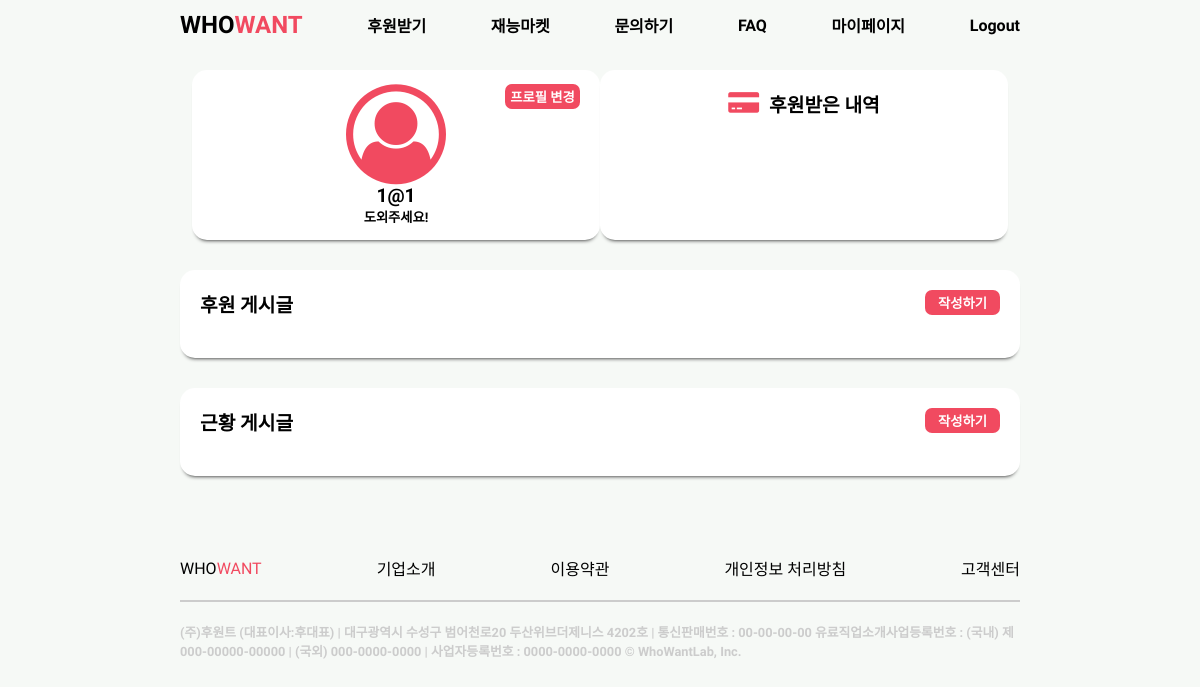
The app's page /sponserpage/ (signed in), older data.
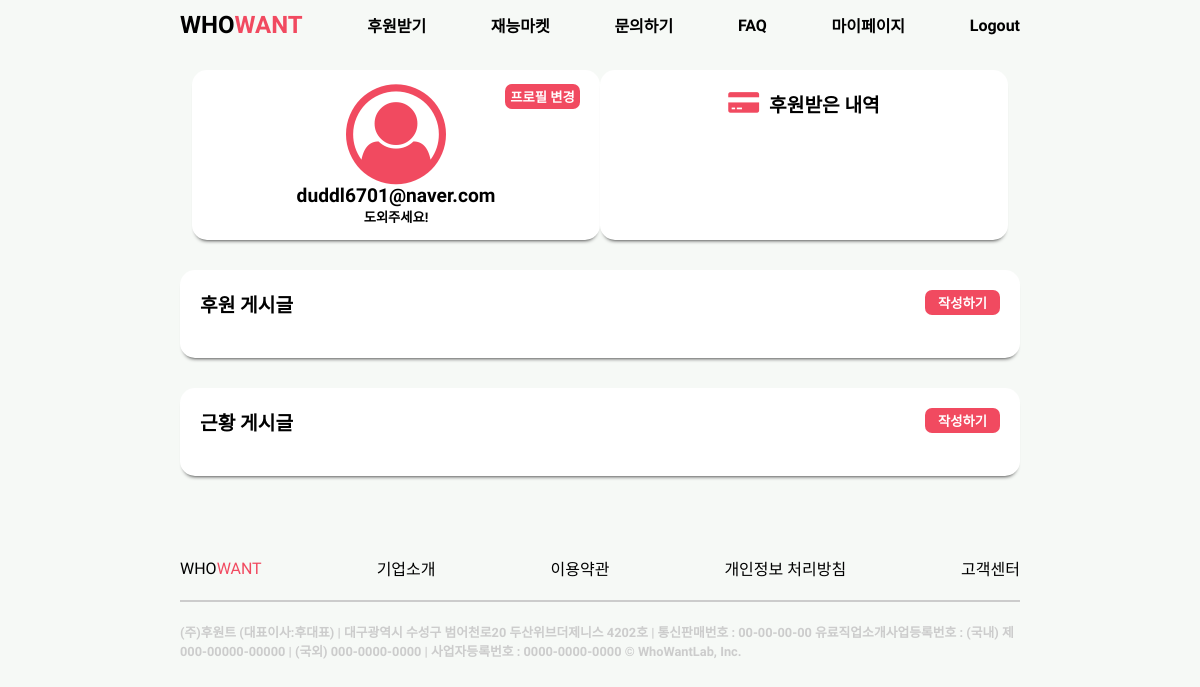
The same page, newer data.
### user_info/models.py (models this page shows, shortened)
class UserInfo(models.Model):
    user_nickname = models.CharField(null=True, max_length=10)
    user_email = models.CharField(null=True, max_length = 30)
    user_phone = models.CharField(null=True, max_length = 30, unique=True)
    user_image = models.ImageField(upload_to='userinfo/', blank=True, null=True)
    user_name = models.CharField(null=True, max_length = 20)
    user_account_name = models.CharField(null=True, max_length = 20)
    user_account = models.CharField(null=True, max_length = 30)
    user_totalcash = models.IntegerField(null=True, default=0)
    user_description = models.TextField(default="도외주세요!")
    user_totaldonate = models.IntegerField(default=0, null=True)
    cash = models.IntegerField(null=True, default=0)
    qua = models.CharField(null=True, max_length = 30, blank=True, default="no")

### user_info/views.py (the view)
# urls.py: path('sponserpage/', views.sponserpage, name="sponserpage"),
def sponserpage(request):
    user = CustomUser.objects.get(email=request.user.email)
    whos = whodonate.objects.filter(whogetmoney=user)
    posts = Post.objects.filter(writer=request.user)
    paginator = Paginator(posts, 8)
    page = request.GET.get('page')
    posts = paginator.get_page(page)
    user_profile = UserInfo.objects.get(user_email = request.user)
    recent_posts = Post1.objects.filter(writer=request.user).order_by('-post_time')
    recent_paginator = Paginator(recent_posts, 8)
    recent_page = request.GET.get('page')
    recent_posts = recent_paginator.get_page(recent_page)
    return render(request, 'sponserpage.html', {'whos' : whos, 'posts': posts, 'recent_posts':recent_posts , 'user_profile':user_profile})

### user_info/models.py (called while the page is built)
    def __str__(self):
        return self.email

### user_info/templates/sponserpage.html (shortened to what this page needs)
<!doctype html>
{% load static %}
<html lang="kor">
<head>
    <link rel="stylesheet" type="text/css" href="{% static 'sponserpage.css' %}">
    <link rel="stylesheet" href="https://maxcdn.bootstrapcdn.com/font-awesome/4.7.0/css/font-awesome.min.css">
    <link rel="stylesheet" href="https://unpkg.com/swiper/swiper-bundle.min.css"/>
</head>
<body>
<div class="header">
    <ul>
        <li><a href="{% url 'user_info:home' %}" class="logo">WHO<span>WANT</span></a></li>
        <li><a href="{% url 'list:helpWrite' %}" class="navItem">후원받기</a></li>
        <li><a href="{% url 'market:market_view' %}" class="navItem">재능마켓</a></li>
        <li><a href="{% url 'inquiry:CS' %}" class="navItem">문의하기</a></li>
        <li><a href="{% url 'inquiry:FAQ' %}" class="navItem">FAQ</a></li>
        <li><a href="{% url 'user_info:mypage' %}" class="navItem">마이페이지</a></li>
        {% if not user.is_authenticated %}
            <li><a href="{% url 'user_info:login_view' %} " class="navItem">Login</a></li>
        {% else %}
            <li><a href="{% url 'user_info:logout_view' %}" class="navItem">Logout</a></li>
        {% endif %}
    </ul>
</div>
<div class="contentBox">
    <div class="profileAndDonate">
        <div class="userProfile">
            <div class="topBox">
                {% if user_profile.user_image %}
                    <img src="{{user_profile.user_image.url}}">
                {% else %}
                    <i class="fa fa-user-circle-o" aria-hidden="true"></i>
                {% endif %}
                <button class="writeBtn" type="button" onclick="location.href = '{% url 'user_info:profile_view'%}';">프로필 변경</button>
            </div>
            <h3>{{user_profile.user_email}}</h3>
            <h5 class="email">{{user_profile.user_description}}</h5>
        </div>
        <div class="donateHistory">
            <div class="titleBox">
                <i class="fa fa-credit-card-alt" aria-hidden="true"></i>
                <h2>후원받은 내역</h2>
            </div>
            </div>
        </div>
    </div>
    <div class="writeList">
        <div class="hTitleBox">
            <h2>후원 게시글</h2>
            <button type="button" class="writeBtn" onclick="location.href = '{% url 'list:helpWrite'%}';">작성하기</button>
        </div>
    </div>
    <div class="writeList">
        <div class="hTitleBox">
            <h2>근황 게시글</h2>
            <button type="button"  class="writeBtn" onclick="location.href = '{% url 'user_info:recentWrite'%}';">작성하기</button>
        </div>
    </div>
<div class="footer">
    <ul>
        <li><a href="#" class="logo">WHO<span>WANT</span></a></li>
        <li><a href="#" class="navItem">기업소개</a></li>
        <li><a href="#" class="navItem">이용약관</a></li>
        <li><a href="#" class="navItem">개인정보 처리방침</a></li>
        <li><a href="#" class="navItem">고객센터</a></li>
    </ul>
    <span class="line"></span>
    <h2>(주)후원트 (대표이사:후대표) | 대구광역시 수성구 범어천로20 두산위브더제니스 4202호 | 통신판매번호 : 00-00-00-00
        유료직업소개사업등록번호 : (국내) 제000-00000-00000 | (국외) 000-0000-0000 | 사업자등록번호 : 0000-0000-0000
        © WhoWantLab, Inc.</h2>
</div>
</body>

Row changes from the older to the newer data that the page shows:
changed UserInfo "도외주세요!": user_email "1@1" → "duddl6701@naver.com"
